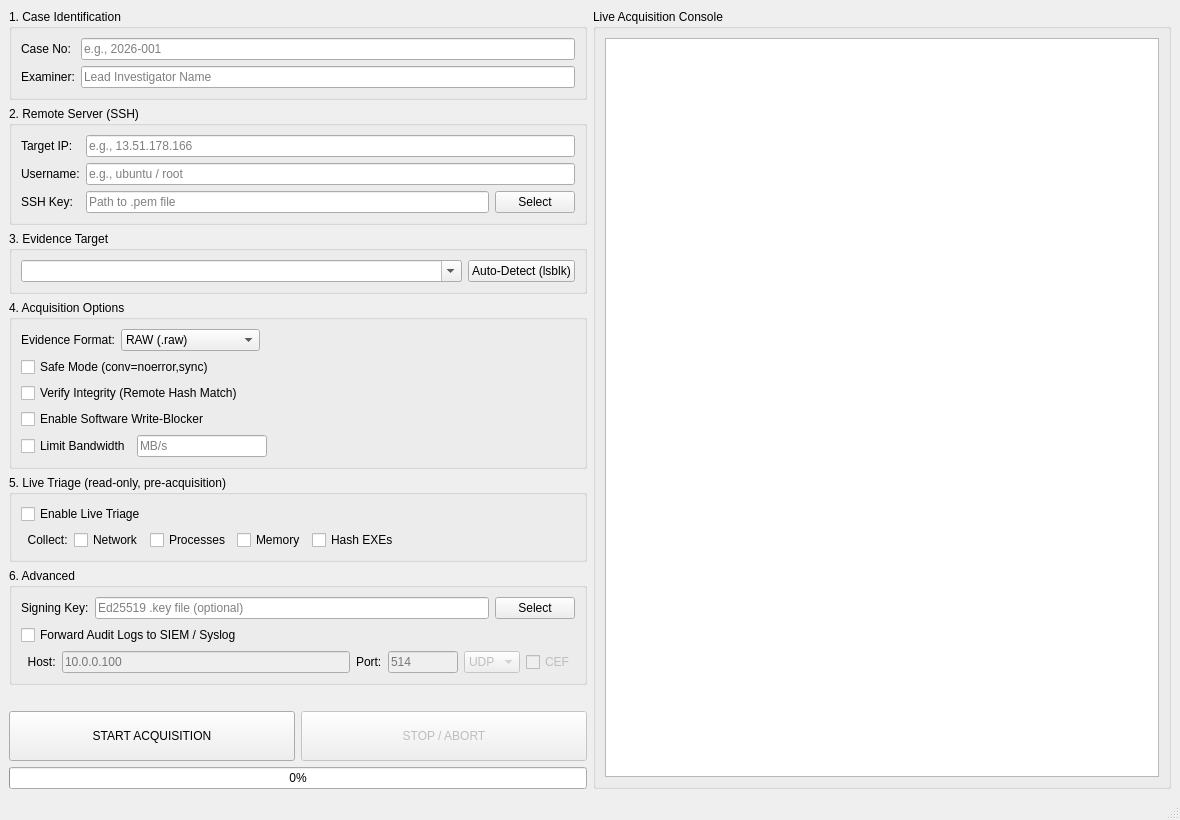
<?xml version="1.0" encoding="UTF-8"?>
<ui version="4.0">
 <class>MainWindow</class>
 <widget class="QMainWindow" name="MainWindow">
  <property name="geometry">
   <rect>
    <x>0</x>
    <y>0</y>
    <width>1180</width>
    <height>820</height>
   </rect>
  </property>
  <property name="windowTitle">
   <string>Remote Forensic Imager</string>
  </property>
  <widget class="QWidget" name="centralwidget">
   <layout class="QHBoxLayout" name="horizontalLayout">

    <item>
     <layout class="QVBoxLayout" name="verticalLayout_left">

      <!-- 1. Case Identification -->
      <item>
       <widget class="QGroupBox" name="groupBox_case">
        <property name="title"><string>1. Case Identification</string></property>
        <layout class="QFormLayout" name="formLayout_case">
         <item row="0" column="0"><widget class="QLabel" name="label"><property name="text"><string>Case No:</string></property></widget></item>
         <item row="0" column="1">
          <widget class="QLineEdit" name="txt_caseno">
           <property name="placeholderText"><string>e.g., 2026-001</string></property>
          </widget>
         </item>
         <item row="1" column="0"><widget class="QLabel" name="label_2"><property name="text"><string>Examiner:</string></property></widget></item>
         <item row="1" column="1">
          <widget class="QLineEdit" name="txt_examiner">
           <property name="placeholderText"><string>Lead Investigator Name</string></property>
          </widget>
         </item>
        </layout>
       </widget>
      </item>

      <!-- 2. Remote Server (SSH) -->
      <item>
       <widget class="QGroupBox" name="groupBox_server">
        <property name="title"><string>2. Remote Server (SSH)</string></property>
        <layout class="QFormLayout" name="formLayout_server">
         <item row="0" column="0"><widget class="QLabel" name="label_3"><property name="text"><string>Target IP:</string></property></widget></item>
         <item row="0" column="1">
          <widget class="QLineEdit" name="txt_ip">
           <property name="placeholderText"><string>e.g., 13.51.178.166</string></property>
          </widget>
         </item>
         <item row="1" column="0"><widget class="QLabel" name="label_4"><property name="text"><string>Username:</string></property></widget></item>
         <item row="1" column="1">
          <widget class="QLineEdit" name="txt_user">
           <property name="placeholderText"><string>e.g., ubuntu / root</string></property>
          </widget>
         </item>
         <item row="2" column="0"><widget class="QLabel" name="label_5"><property name="text"><string>SSH Key:</string></property></widget></item>
         <item row="2" column="1">
          <layout class="QHBoxLayout" name="horizontalLayout_key">
           <item>
            <widget class="QLineEdit" name="txt_key">
             <property name="placeholderText"><string>Path to .pem file</string></property>
            </widget>
           </item>
           <item><widget class="QPushButton" name="btn_file"><property name="text"><string>Select</string></property></widget></item>
          </layout>
         </item>
        </layout>
       </widget>
      </item>

      <!-- 3. Evidence Target -->
      <item>
       <widget class="QGroupBox" name="groupBox_disk">
        <property name="title"><string>3. Evidence Target</string></property>
        <layout class="QVBoxLayout" name="verticalLayout_disk">
         <item>
          <layout class="QHBoxLayout" name="horizontalLayout_disk">
           <item>
            <widget class="QComboBox" name="cmb_disk">
             <property name="sizePolicy">
              <sizepolicy hsizetype="Expanding" vsizetype="Fixed">
               <horstretch>0</horstretch>
               <verstretch>0</verstretch>
              </sizepolicy>
             </property>
             <property name="editable"><bool>true</bool></property>
            </widget>
           </item>
           <item><widget class="QPushButton" name="btn_discover"><property name="text"><string>Auto-Detect (lsblk)</string></property></widget></item>
          </layout>
         </item>
        </layout>
       </widget>
      </item>

      <!-- 4. Acquisition Options -->
      <item>
       <widget class="QGroupBox" name="groupBox_options">
        <property name="title"><string>4. Acquisition Options</string></property>
        <layout class="QVBoxLayout" name="verticalLayout_options">

         <!-- Format -->
         <item>
          <layout class="QHBoxLayout" name="horizontalLayout_format">
           <item><widget class="QLabel" name="label_format"><property name="text"><string>Evidence Format:</string></property></widget></item>
           <item>
            <widget class="QComboBox" name="cmb_format">
             <item><property name="text"><string>RAW (.raw)</string></property></item>
             <item><property name="text"><string>RAW+LZ4 (.raw.lz4)</string></property></item>
             <item><property name="text"><string>E01 (EnCase)</string></property></item>
             <item><property name="text"><string>AFF4</string></property></item>
            </widget>
           </item>
           <item>
            <spacer name="horizontalSpacer_format">
             <property name="orientation"><enum>Qt::Horizontal</enum></property>
             <property name="sizeHint"><size><width>40</width><height>20</height></size></property>
            </spacer>
           </item>
          </layout>
         </item>

         <item><widget class="QCheckBox" name="chk_safety"><property name="text"><string>Safe Mode (conv=noerror,sync)</string></property></widget></item>
         <item><widget class="QCheckBox" name="chk_verify"><property name="text"><string>Verify Integrity (Remote Hash Match)</string></property><property name="toolTip"><string>Post-acquisition source hashing may mismatch on live disks; use snapshots/unmounted targets.</string></property></widget></item>
         <item><widget class="QCheckBox" name="chk_writeblock"><property name="text"><string>Enable Software Write-Blocker</string></property></widget></item>

         <!-- Throttle -->
         <item>
          <layout class="QHBoxLayout" name="horizontalLayout_throttle">
           <item><widget class="QCheckBox" name="chk_throttle"><property name="text"><string>Limit Bandwidth</string></property></widget></item>
           <item>
            <widget class="QLineEdit" name="txt_throttle">
             <property name="minimumSize"><size><width>100</width><height>0</height></size></property>
             <property name="maximumSize"><size><width>130</width><height>16777215</height></size></property>
             <property name="placeholderText"><string>MB/s</string></property>
            </widget>
           </item>
           <item>
            <spacer name="horizontalSpacer_throttle">
             <property name="orientation"><enum>Qt::Horizontal</enum></property>
             <property name="sizeHint"><size><width>40</width><height>20</height></size></property>
            </spacer>
           </item>
          </layout>
         </item>

        </layout>
       </widget>
      </item>

      <!-- 5. Live Triage -->
      <item>
       <widget class="QGroupBox" name="groupBox_triage">
        <property name="title"><string>5. Live Triage (read-only, pre-acquisition)</string></property>
        <layout class="QVBoxLayout" name="verticalLayout_triage">

         <item><widget class="QCheckBox" name="chk_triage"><property name="text"><string>Enable Live Triage</string></property></widget></item>

         <!-- Sub-options (enabled only when chk_triage checked) -->
         <item>
          <layout class="QHBoxLayout" name="horizontalLayout_triage_sub">
           <item><widget class="QLabel" name="label_triage_sub"><property name="text"><string>  Collect:</string></property></widget></item>
           <item><widget class="QCheckBox" name="chk_triage_network"><property name="text"><string>Network</string></property></widget></item>
           <item><widget class="QCheckBox" name="chk_triage_processes"><property name="text"><string>Processes</string></property></widget></item>
           <item><widget class="QCheckBox" name="chk_triage_memory"><property name="text"><string>Memory</string></property></widget></item>
           <item><widget class="QCheckBox" name="chk_triage_hash_exes"><property name="text"><string>Hash EXEs</string></property></widget></item>
           <item>
            <spacer name="horizontalSpacer_triage">
             <property name="orientation"><enum>Qt::Horizontal</enum></property>
             <property name="sizeHint"><size><width>40</width><height>20</height></size></property>
            </spacer>
           </item>
          </layout>
         </item>

        </layout>
       </widget>
      </item>

      <!-- 6. Advanced (Signing + SIEM) -->
      <item>
       <widget class="QGroupBox" name="groupBox_advanced">
        <property name="title"><string>6. Advanced</string></property>
        <layout class="QVBoxLayout" name="verticalLayout_advanced">

         <!-- Signing Key -->
         <item>
          <layout class="QHBoxLayout" name="horizontalLayout_signing">
           <item><widget class="QLabel" name="label_signing"><property name="text"><string>Signing Key:</string></property></widget></item>
           <item>
            <widget class="QLineEdit" name="txt_signing_key">
             <property name="placeholderText"><string>Ed25519 .key file (optional)</string></property>
            </widget>
           </item>
           <item><widget class="QPushButton" name="btn_signing_key"><property name="text"><string>Select</string></property></widget></item>
          </layout>
         </item>

         <!-- SIEM toggle -->
         <item><widget class="QCheckBox" name="chk_siem"><property name="text"><string>Forward Audit Logs to SIEM / Syslog</string></property></widget></item>

         <!-- SIEM fields -->
         <item>
          <layout class="QHBoxLayout" name="horizontalLayout_siem">
           <item><widget class="QLabel" name="label_siem_host"><property name="text"><string>  Host:</string></property></widget></item>
           <item>
            <widget class="QLineEdit" name="txt_siem_host">
             <property name="placeholderText"><string>10.0.0.100</string></property>
             <property name="enabled"><bool>false</bool></property>
            </widget>
           </item>
           <item><widget class="QLabel" name="label_siem_port"><property name="text"><string>Port:</string></property></widget></item>
           <item>
            <widget class="QLineEdit" name="txt_siem_port">
             <property name="maximumSize"><size><width>70</width><height>16777215</height></size></property>
             <property name="placeholderText"><string>514</string></property>
             <property name="enabled"><bool>false</bool></property>
            </widget>
           </item>
           <item>
            <widget class="QComboBox" name="cmb_siem_protocol">
             <property name="enabled"><bool>false</bool></property>
             <item><property name="text"><string>UDP</string></property></item>
             <item><property name="text"><string>TCP</string></property></item>
            </widget>
           </item>
           <item>
            <widget class="QCheckBox" name="chk_siem_cef">
             <property name="text"><string>CEF</string></property>
             <property name="enabled"><bool>false</bool></property>
             <property name="toolTip"><string>Use Common Event Format instead of RFC 5424</string></property>
            </widget>
           </item>
          </layout>
         </item>

        </layout>
       </widget>
      </item>

      <item>
       <spacer name="verticalSpacer">
        <property name="orientation"><enum>Qt::Vertical</enum></property>
        <property name="sizeHint"><size><width>20</width><height>10</height></size></property>
       </spacer>
      </item>

      <!-- Action Buttons -->
      <item>
       <layout class="QHBoxLayout" name="horizontalLayout_actions">
        <item>
         <widget class="QPushButton" name="btn_start">
          <property name="text"><string>START ACQUISITION</string></property>
          <property name="minimumSize"><size><width>0</width><height>50</height></size></property>
         </widget>
        </item>
        <item>
         <widget class="QPushButton" name="btn_stop">
          <property name="text"><string>STOP / ABORT</string></property>
          <property name="minimumSize"><size><width>0</width><height>50</height></size></property>
          <property name="enabled"><bool>false</bool></property>
         </widget>
        </item>
       </layout>
      </item>

      <item>
       <widget class="QProgressBar" name="progressBar">
        <property name="value"><number>0</number></property>
       </widget>
      </item>

     </layout>
    </item>

    <!-- Right: Console -->
    <item>
     <widget class="QGroupBox" name="groupBox_log">
      <property name="title"><string>Live Acquisition Console</string></property>
      <layout class="QVBoxLayout" name="verticalLayout_log">
       <item><widget class="QTextEdit" name="txt_log"/></item>
      </layout>
     </widget>
    </item>

   </layout>
  </widget>
  <widget class="QStatusBar" name="statusbar"/>
 </widget>
 <resources/>
 <connections/>
</ui>
